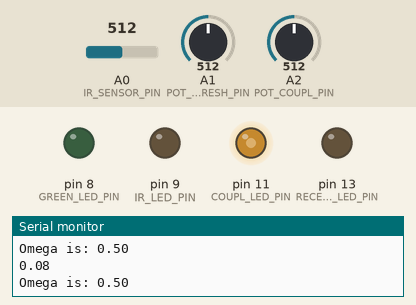
Simulated run of this sketch. Board: Arduino Uno, built with avr-gcc and run on an emulated ATmega328P. Parts: output pins drawn as LEDs (lit = HIGH), the last lines printed to the serial monitor. Dashed ring = blinking. The inputs (shaded band) are chosen by the test bench; at power-on: A1 (POT_THRESH_PIN) = 512, A2 (POT_COUPL_PIN) = 512, A0 (IR_SENSOR_PIN) = 512.

Above: at 10.1 s.
10.2 s: A1 (POT_THRESH_PIN) set to 603
13.2 s: A1 (POT_THRESH_PIN) set to 631
At 13.82 s:
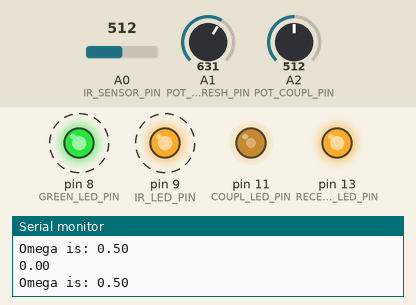
16.2 s: A2 (POT_COUPL_PIN) set to 900
At 16.74 s:
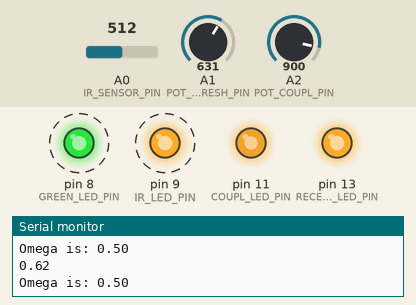
19.2 s: A0 (IR_SENSOR_PIN) set to 547
At 20.2 s:
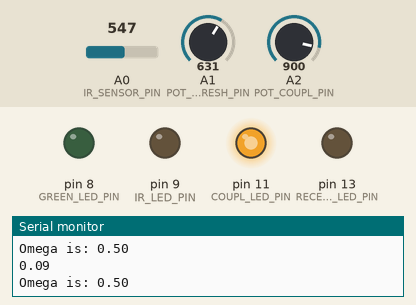
20.9 s: A2 (POT_COUPL_PIN) set to 716
At 22.46 s:
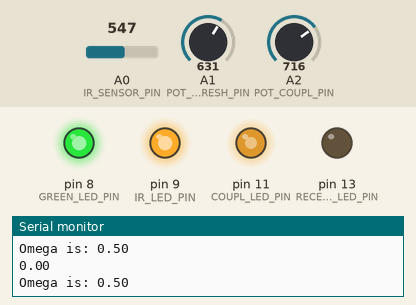
23.9 s: A0 (IR_SENSOR_PIN) set to 511
At 24.05 s:
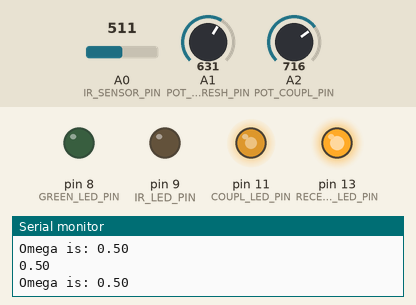
Timing chart, 0 to 27.9 s (numbered marks = the images above; inputs shaded):
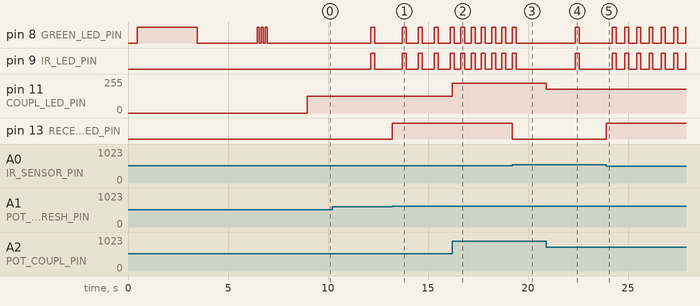

The sketch:

upfly.ino
```cpp
/*

*/

const int IR_SENSOR_PIN = A0;
const int GREEN_LED_PIN = 8;
const int IR_LED_PIN    = 9;
const int RECEIVER_LED_PIN = 13;
const int POT_THRESH_PIN = A1;
int POT_THRESH_ZERO = 0; // though not technically constants because we define them in startup, should be thought of constants.
int THRESH_ZERO = 0;

// Coupling
const int POT_COUPL_PIN = A2;
double POT_COUPL_LOW = 0;
double POT_COUPL_HIGH = 0;
const double COUPL_UPPER = 3;
const double COUPL_LOWER = 0;

const int COUPL_LED_PIN = 11;

bool flash_received = false;

const double PI32 = 4.713;

double sensor_value = 0;
double x = 0; // state "x", with x = f(phase), and belonging to [0;f(PI_HALF)], with resetting at f(PI_HALF).
double X_RESET = 1;
double frequency = 0.5;
double phase = 0;
double omega = 0.01; // need to tune this, depends on loop speed
double eps   = 0.05;
double coupling = 1.2; //excitation level

int threshold = 0; // threshold is read from analog, so int
int iteration_counter = 1;

// Timing
unsigned long previous_millis = 0;
unsigned long TIME_STEP = 10; // in milliseconds
// Flash timing
long flash_start = 0;
long flash_time = 200;


// the setup function runs once when you press reset or power the board
void setup() {
  delay(10); // wait for things to start up
  Serial.begin(9600);

  pinMode(RECEIVER_LED_PIN, OUTPUT);
  pinMode(GREEN_LED_PIN, OUTPUT);

  analogWrite(IR_LED_PIN, 0); // make sure things are off
  delay(10);
  double thresh = 0;
  for (int i = 1; i < 10; i++) { // get threshold value
    thresh = thresh + analogRead(IR_SENSOR_PIN);
    delay(50);
  }
  thresh = thresh / 10; // Sample ambient light 100 times and average out to find a decent thresh.
  if(thresh > 50) {
    thresh = thresh - 50;
  }
  THRESH_ZERO = thresh;
  POT_THRESH_ZERO = analogRead(POT_THRESH_PIN);
  threshold = THRESH_ZERO + analogRead(POT_THRESH_PIN) - POT_THRESH_ZERO;
  Serial.print("Threshold set at: ");
  Serial.println(threshold);

  // omega is set
  omega = frequency; // phase/T, T = 1/f

  // Coupling set up

  Serial.println("Set coupling potentiometer to min.");
  digitalWrite(GREEN_LED_PIN,HIGH);
  delay(3000);
  POT_COUPL_LOW = analogRead(POT_COUPL_PIN);
  Serial.println("Set coupling potentiometer to max.");
  digitalWrite(GREEN_LED_PIN,LOW);
  delay(3000);
  POT_COUPL_HIGH = analogRead(POT_COUPL_PIN);
  trippleBlink(GREEN_LED_PIN);

// Finish set up
  Serial.println(" Set up finished.");
  delay(2000); // delay a second, so start-up values can be read from the console
}

// the loop function runs over and over again forever
void loop() {

  // Adjust threshold and frequency
  threshold = THRESH_ZERO + analogRead(POT_THRESH_PIN) - POT_THRESH_ZERO; // Could check first if potentiometer has moved, but I'm guessing it's not really faster

  // frequency = mapDouble(analogRead(POT_FREQ_PIN),0,1023,FREQ_LOWER,FREQ_UPPER);
  omega = frequency;

  // Check timing
  unsigned long current_millis = millis();
  // Toggle flash
  if (current_millis < (flash_start + flash_time)) { // flash
    digitalWrite(GREEN_LED_PIN, HIGH);
    analogWrite(IR_LED_PIN, 255);
  }
  else {
    digitalWrite(GREEN_LED_PIN, LOW); // turn off
    analogWrite(IR_LED_PIN, 0);
  }

  // Check if sensor catches data
  sensor_value = analogRead(IR_SENSOR_PIN);
  if (sensor_value < threshold) {
    flash_received = true;       // NOTE: could make this incrementable, so it the number of flashes seen is also important.
    digitalWrite(RECEIVER_LED_PIN, HIGH);
  }
  else {
    digitalWrite(RECEIVER_LED_PIN, LOW);
  }
  // increment dynamics

  // Check coupling weight here, so that each time-step delay is roughly the same
  double pot_reading = analogRead(POT_COUPL_PIN);
  coupling = mapDouble(pot_reading,0,1023,COUPL_LOWER,COUPL_UPPER);
  analogWrite(COUPL_LED_PIN, mapDouble(coupling,COUPL_LOWER,COUPL_UPPER,0,255));


  if (current_millis - previous_millis >= TIME_STEP) { // new timestep
    previous_millis = current_millis; // reset time
    if (flash_received) { // switch between active dynamics and passive
      phase = phase + (omega + coupling)*double(TIME_STEP)/1000; // Increment phase by eps.
    }
    else {
      phase = phase + omega*double(TIME_STEP)/1000;
    }
    // check if firing, if yes, reset.
    x = sin(phase + PI32) + 1;
    if (x > X_RESET) {
      x = 0;
      phase = 0;
      flash_start = current_millis;
    }
    flash_received = false; // reset boolean for next time-step
  }

  // just some visiblity stuff
  iteration_counter = iteration_counter + 1;
  if (iteration_counter % 503 == 0) {
    Serial.println(x);
    Serial.print("Omega is: ");
    Serial.println(omega);
  }
}

double mapDouble(double x, double in_min, double in_max, double out_min, double out_max) {
 double temp = (x - in_min) * (out_max - out_min) / (in_max - in_min) + out_min;
 // temp = (int) (4*temp + .5);
 return temp;
}

void trippleBlink(int LED_PIN) {
  digitalWrite(LED_PIN,HIGH);
  delay(100);
  digitalWrite(LED_PIN,LOW);
  delay(100);
  digitalWrite(LED_PIN,HIGH);
  delay(100);
  digitalWrite(LED_PIN,LOW);
  delay(100);
  digitalWrite(LED_PIN,HIGH);
  delay(100);
  digitalWrite(LED_PIN,LOW);
}
```

Measured:
- the behaviour switches between 614 and 615 on A1 (POT_THRESH_PIN) (found by bisection; images 0 and 1)
- the behaviour switches between 528 and 529 on A0 (IR_SENSOR_PIN) (found by bisection; images 2 and 3)
- after the input at 13.2 s, pin 13 (RECEIVER_LED_PIN): LOW → HIGH at once
- after the input at 16.2 s, pin 8 (GREEN_LED_PIN), pin 9 (IR_LED_PIN): alternates HIGH for 0.20 s and LOW for 0.31 s, starting after 0.44 s; pin 11 (COUPL_LED_PIN): 127/255 → 224/255 at once
- after the input at 19.2 s, pin 8 (GREEN_LED_PIN), pin 9 (IR_LED_PIN): goes on until 19.4 s, then stays LOW; pin 13 (RECEIVER_LED_PIN): HIGH → LOW at once
- after the input at 20.9 s, pin 11 (COUPL_LED_PIN): 224/255 → 178/255 at once
- after the input at 23.9 s, pin 13 (RECEIVER_LED_PIN): LOW → HIGH at once
- by itself, pin 8 (GREEN_LED_PIN), pin 9 (IR_LED_PIN): alternates HIGH for 0.20 s and LOW for 0.59 s
